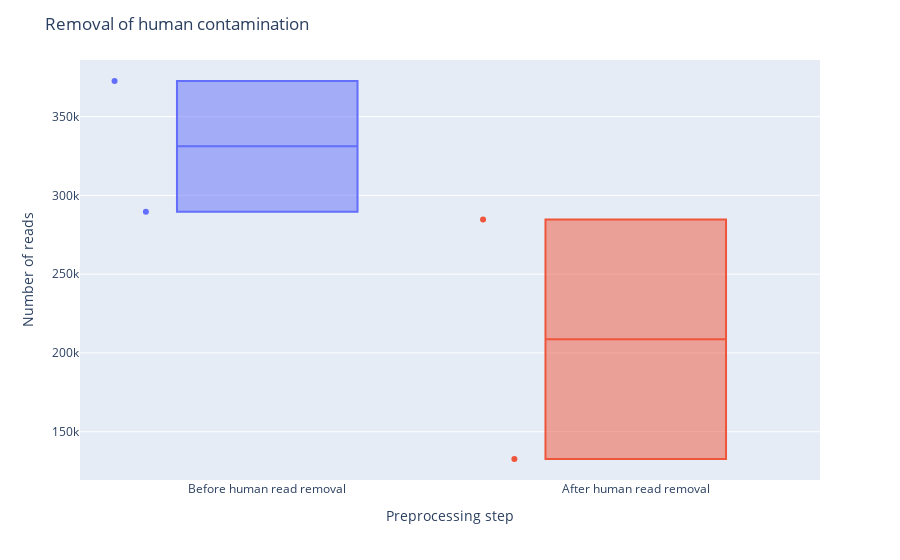

This figure's notebook cell:
### Code cell
fig = px.box(kd_melt, x='variable', y="value", points="all", color="variable", hover_name='Sample',
             labels={
                     "variable": "Preprocessing step",
                     "value": "Number of reads"     
                 })
fig.update_layout(title_text='Removal of human contamination')
fig.update_layout(showlegend=False)
fig.show()
fig.write_html("test.html")

### Figure 1 — Plotly figure (JSON) as saved in the notebook; plotly's stock layout.template omitted (floating-point values rounded to 4 significant figures)
{"data": [{"alignmentgroup": "True", "boxpoints": "all", "hovertemplate": "<b>%{hovertext}</b><br><br>Preprocessing step=%{x}<br>Number of reads=%{y}<extra></extra>", "hovertext": ["oral_enriched", "oral_unenriched"], "legendgroup": "Before human read removal", "marker": {"color": "#636efa"}, "name": "Before human read removal", "notched": false, "offsetgroup": "Before human read removal", "orientation": "v", "showlegend": true, "type": "box", "x": ["Before human read removal", "Before human read removal"], "x0": " ", "xaxis": "x", "y": [289707, 372625], "y0": " ", "yaxis": "y"}, {"alignmentgroup": "True", "boxpoints": "all", "hovertemplate": "<b>%{hovertext}</b><br><br>Preprocessing step=%{x}<br>Number of reads=%{y}<extra></extra>", "hovertext": ["oral_enriched", "oral_unenriched"], "legendgroup": "After human read removal", "marker": {"color": "#EF553B"}, "name": "After human read removal", "notched": false, "offsetgroup": "After human read removal", "orientation": "v", "showlegend": true, "type": "box", "x": ["After human read removal", "After human read removal"], "x0": " ", "xaxis": "x", "y": [284649, 132694], "y0": " ", "yaxis": "y"}], "layout": {"boxmode": "overlay", "legend": {"title": {"text": "Preprocessing step"}, "tracegroupgap": 0}, "margin": {"t": 60}, "showlegend": false, "title": {"text": "Removal of human contamination"}, "xaxis": {"anchor": "y", "categoryarray": ["Before human read removal", "After human read removal"], "categoryorder": "array", "domain": [0, 1], "title": {"text": "Preprocessing step"}}, "yaxis": {"anchor": "x", "domain": [0, 1], "title": {"text": "Number of reads"}}}}
